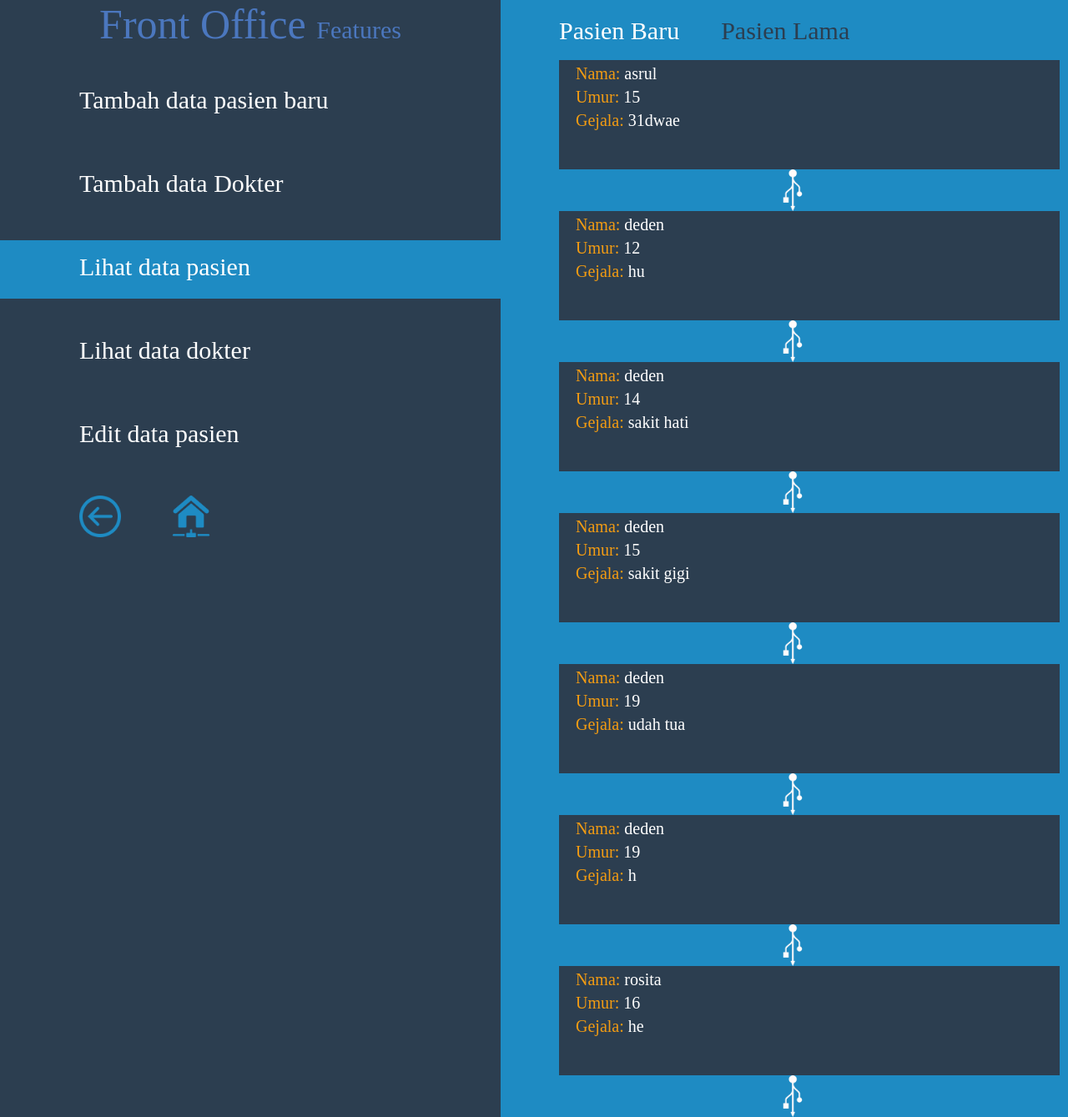
/p/lihatlama.php (signed in), run on the app's committed database.
### tables this page shows
CREATE TABLE IF NOT EXISTS `databaru` (
  `id` int(11) NOT NULL AUTO_INCREMENT,
  `username` varchar(50) NOT NULL,
  `nama` varchar(100) NOT NULL,
  `umur` int(50) NOT NULL,
  `jeniskelamin` varchar(50) NOT NULL,
  `gejala` text NOT NULL,
  `penyakitsebelum` text NOT NULL,
  `golongandarah` varchar(2) NOT NULL,
  `type` varchar(50) NOT NULL,
  PRIMARY KEY (`id`)
);

### p/lihatlama.php (the view, shortened to what this page needs)
<html>
<head>
	<link rel="stylesheet" type="text/css" href="../style.css">
</head>
<body id='fitur'>
	<div id='menukiri'>
		<center><font class='b' style='color:#4B77BE;'> Front Office <font class='k' style='color:#4B77BE;'>Features</font> </font></center>
		<a href='pasienbaru.php'>
		<div class='menukiri1'>
			<font class='k' style='margin-left:95px;margin-top:15px;display:inline-block;'>Tambah data pasien baru</font>
		</div>
		</a>
		<a href='dokter.php'><div class='menukiri1'>
			<font class='k' style='margin-left:95px;margin-top:15px;display:inline-block;'>Tambah data Dokter</font>
		</div>
		</a>
		<a href='lihatdata.php'>
		<div class='menukiri1-active'>
			<font class='k' style='margin-left:95px;margin-top:15px;display:inline-block;'>Lihat data pasien</font>
		</div>
		</a>
		<a href='lihatdokter.php'>
		<div class='menukiri1'>
			<font class='k' style='margin-left:95px;margin-top:15px;display:inline-block;'>Lihat data dokter</font>
		</div>
		</a>
		<a href='editdata.php'>
		<div class='menukiri1'>
			<font class='k' style='margin-left:95px;margin-top:15px;display:inline-block;'>Edit data pasien</font>
		</div>
		</a>
		<br><br>
		<a href="javascript:history.back()"><img src='../img/back.png' height='50' style='margin-left:95px;'></a>
		<a href="frontoffice.php"><img src='../img/home.png' height='50' style='margin-left:55px;'></a>
	</div>
	<div id='kanan'>
		<a href='lihatdata.php'><font class='k' style='color:white;margin-top:20px;margin-left:20px;display:inline-block;'>Pasien Baru</font></a><a href='lihatlama.php'><font class='k' style='color:#2C3E50;margin-top:20px;margin-left:50px;display:inline-block;'>Pasien Lama</font></a><br>
		<br>
<?php
$query1="select * from databaru where type='lama'";
$result=mysql_query($query1) or die(mysql_error());
while($rows=mysql_fetch_object($result)){
      ?>
		<div class='lihat'>
			<font class='sk' style='margin-left:20px;margin-top:5px;display:inline-block;color:#f39c12;'>Nama: <font class='sk'><?php echo $rows -> username; ?></font></font><br>
			<font class='sk' style='margin-left:20px;margin-top:5px;display:inline-block;color:#f39c12;'>Umur: <font class='sk'><?php echo $rows -> umur; ?></font></font><br>
			<font class='sk' style='margin-left:20px;margin-top:5px;display:inline-block;color:#f39c12;'>Gejala: <font class='sk'><?php echo $rows -> gejala; ?></font></font><br>
		</div>
		<center><img src='../img/plug.png' height='50' style='margin:0;'></center>
		<?php
	}
	?>
	</div>
</body>
</html>

### style.css (style rules this page uses)
body { margin: 0; background: #0A5BC4; font-family: 'Century Gothic'; }
#fitur { background:#1E8BC3; }
a { color:white; text-decoration: none; }
font { color:white; font-family: 'Century Gothic'; }
font.sk { font-size: 20px; }
font.k { font-size: 30px; }
font.b { font-size: 50px; }
#menukiri { width: 600px; height: 100%; background:#2C3E50; float: left; position: fixed; }
.menukiri1 { width:100%; height: 70px; margin-top: 30px; }
.menukiri1-active { width:100%; height: 70px; background-color:#1E8BC3; margin-top: 30px; }
#kanan { width:600px; height:100%; background:#1E8BC3; margin-left:650px; }
.lihat { width:600px; height: auto; margin-left:20px; background:#2C3E50; }

### data on the page
databaru: username "asrul", umur "15", gejala "31dwae"
databaru: username "deden", umur "12", gejala "hu"
databaru: username "deden", umur "14", gejala "sakit hati"
databaru: username "deden", umur "15", gejala "sakit gigi"
databaru: username "deden", umur "19", gejala "udah tua"
databaru: username "deden", umur "19", gejala "h"
databaru: username "rosita", umur "16", gejala "he"
